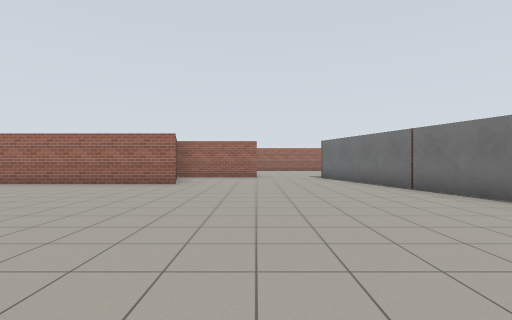
[1] (above)

17 first-person views from a walk through a robot-simulator world made for Gazebo. The camera is 1.2 m above the floor, looks level and sees 85° across. The floor is counted in squares, 2 m on a side. Each view is taken from the middle of a square. On the plan, view 1 faces up. The plan holds only what a view shows up to about 9 squares ahead; the rest is blank.

[2]
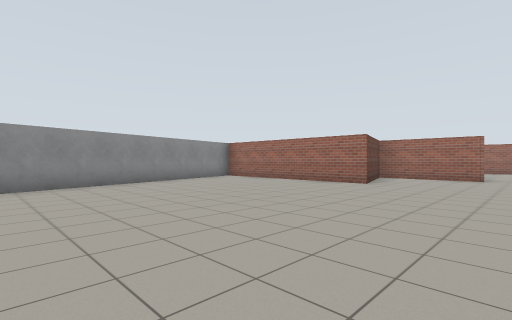

[3]
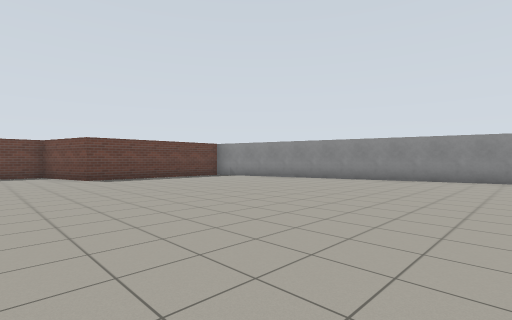

[4]
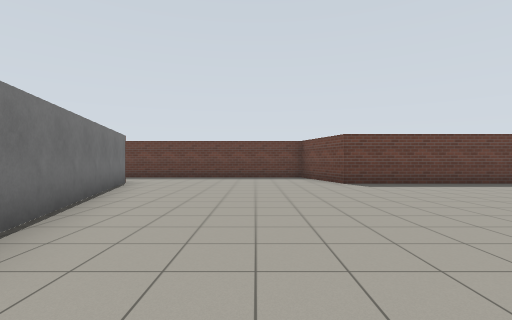

[5]
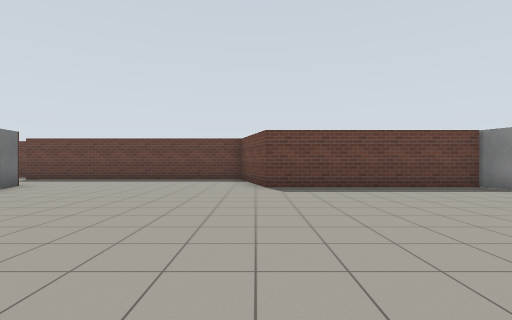

[6]
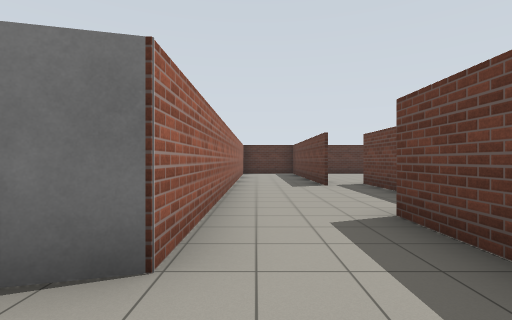

[7]
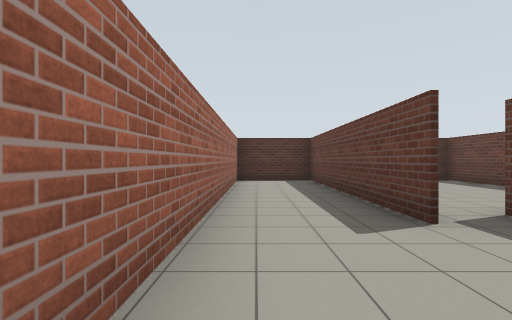

[8]
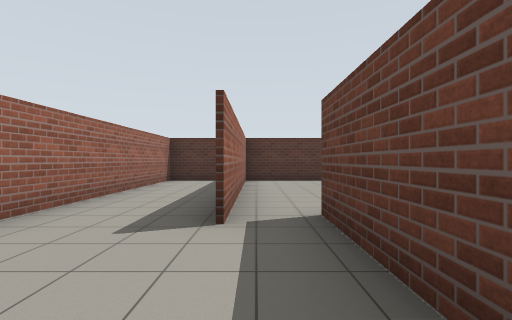

[9]
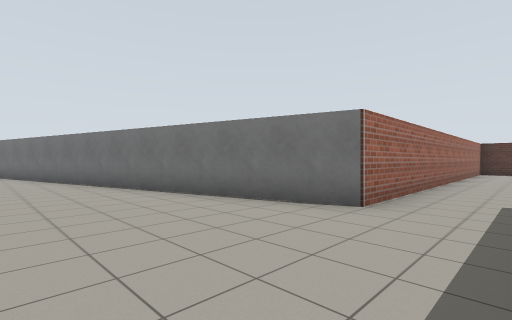

[10]
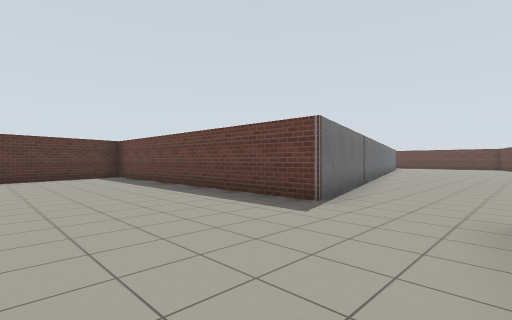

[11]
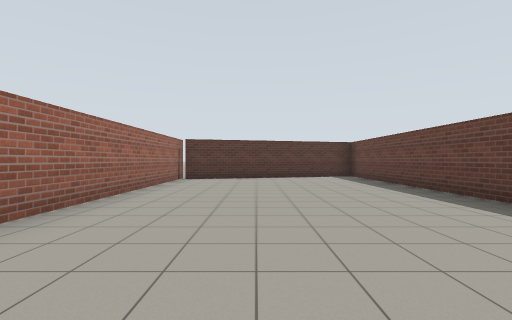

[12]
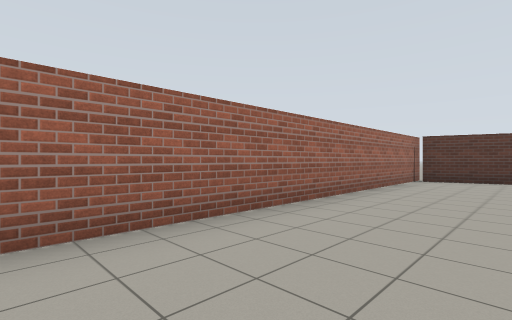

[13]
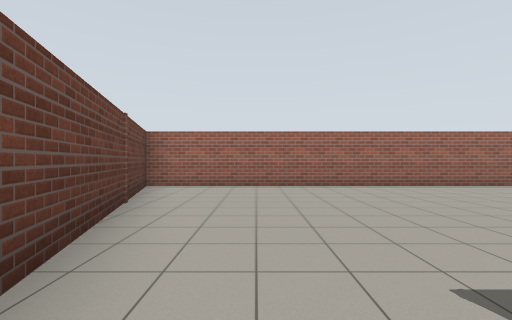

[14]
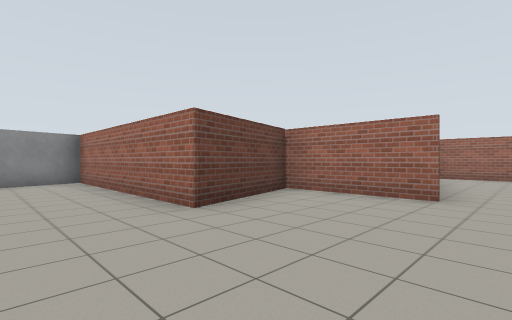

[15]
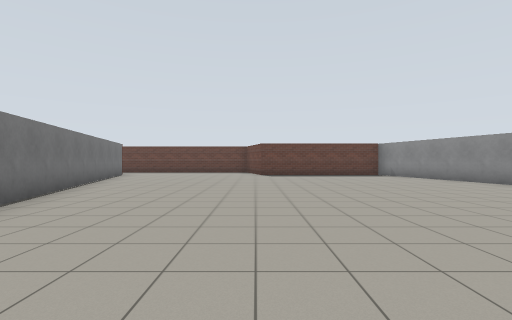

[16]
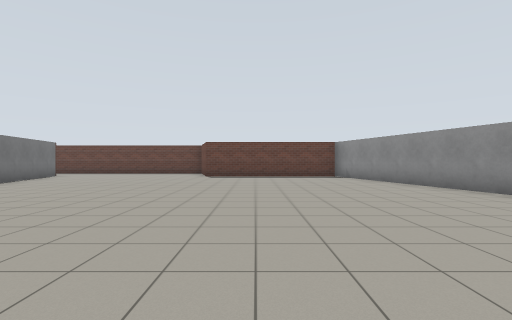

[17]
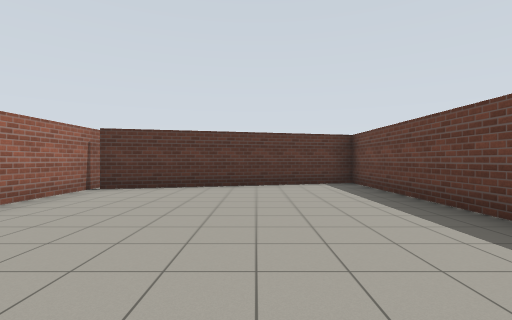

### Floor plan
Points are (right, up) in squares from view 1. A wall is a line through its corners. A room is listed if a view was taken in it or the views show most of it. See-through windows are left out.
Room 1 (views 1, 2, 3, 4, 5, 6, 7, 8, 9, 13, 14, 15, 16)
walls: (0.1, 9.7) (-2.7, 9.7) (-2, 6.9) (-7.4, 6.9) (-3.9, -6) (0.8, -6) (1.4, -8.5) (8, -8.5); (9.8, -9.7) (12.1, -9.7); (11.5, -8.5) (17.3, -8.5); (17.3, -10) (17.3, -6.5) (6.5, -6.5) (2.5, 8.5)
ways out: opening at (1.5, 9.5) to room 2
Room 2 (views 10, 11, 12, 17)
walls: (2.5, 8.5) (2.2, 9.5) (10.3, 9.5) (8.7, 15.3); (9.1, 15.4) (-1.5, 15.4) (-0.1, 10.2)
ways out: opening at (1.5, 9.5) to room 1; gap at (9, 15)

Positions as (right, up) in squares from view 1, and headings:
1: (0, 0), facing up
2: (1, 0), facing up-left
3: (3, 3), facing down-left
4: (3, 1), facing down
5: (1, 0), facing down
6: (5, -7), facing right
7: (9, -7), facing right
8: (9, -9), facing right
9: (3, -8), facing up-right
10: (0, 13), facing down-right
11: (0, 13), facing right
12: (0, 13), facing up-right
13: (1, 9), facing up
14: (1, 5), facing up-left
15: (1, 5), facing down
16: (-1, 4), facing down
17: (3, 12), facing right
